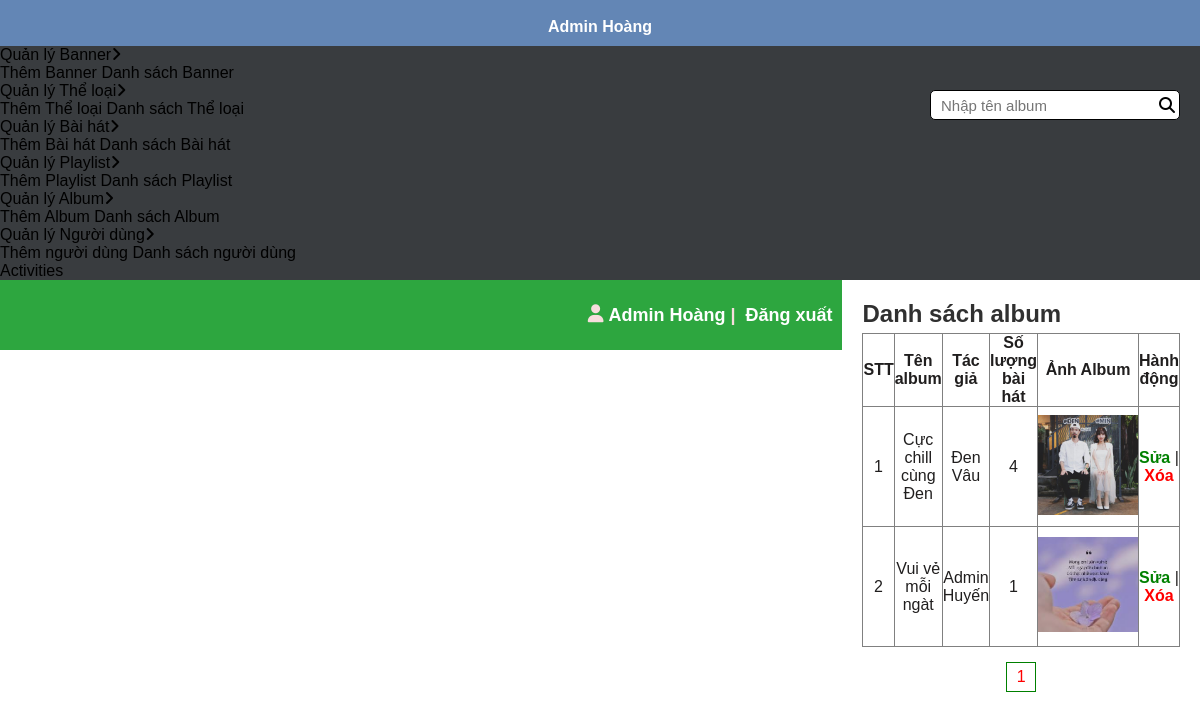
Page /admin/albumShow.php (signed in) on the committed database.
### tables this page shows
CREATE TABLE `tbl_album` (
  `album_id` int(11) NOT NULL,
  `user_id` int(11) NOT NULL,
  `album_name` varchar(255) NOT NULL,
  `album_image` varchar(255) NOT NULL,
  `description` varchar(255) DEFAULT NULL,
  `privacy` varchar(10) DEFAULT 'public',
  `album_slug` varchar(255) NOT NULL,
  `listen_count` int(11) DEFAULT 0
);

CREATE TABLE `tbl_user` (
  `user_id` int(11) NOT NULL,
  `fullName` varchar(255) NOT NULL,
  `email` varchar(255) NOT NULL,
  `password` varchar(255) NOT NULL,
  `description` varchar(255) DEFAULT NULL,
  `userimage` varchar(255) DEFAULT NULL,
  `slug` varchar(255) NOT NULL,
  `role` varchar(255) DEFAULT 'user'
);

### lib/database.php (called while the page is built, shortened)
<?php
class Database
{
    public $host = DB_HOST;
    public $user = DB_USER;
    public $pass = DB_PASS;
    public $dbname = DB_NAME;
    public $conn;
    private function connectDB()
    {
        $this->conn = new mysqli(
            $this->host,
            $this->user,
            $this->pass,
            $this->dbname
        );
    }
    public function select($query)
    {
        $result = $this->conn->query($query) or
            die($this->conn->error . __LINE__);
        if ($result->num_rows > 0) {
            return $result;
        } else {
            return false;
        }
    }
}
?>

### class/albumClass.php (called while the page is built, shortened)
<?php
include(__DIR__ . "/../lib/database.php");
?>
<?php
class Album
{
    private $db;
    public function __construct()
    {
        $this->db = new Database();
    }
    public function show_album()
    {
        $limit = 6;
        $queryALl = 'SELECT * FROM tbl_album';
        $resultAll = $this->db->select($queryALl);
        $totalpage = ceil($resultAll->num_rows / $limit);
        $page = isset($_GET['page']) ? $_GET['page'] : 1;
        $from = ($page - 1) * $limit;
        $query = "SELECT * FROM tbl_album ab
                LEFT JOIN tbl_user us ON ab.user_id = us.user_id
                LIMIT $from, $limit";
        $result = $this->db->select($query);
        return ['result' => $result, 'totalpage' => $totalpage, 'page' => $page];
    }
    function count_song_album($album_id)
    {
        $query = "SELECT COUNT(*) AS song_count
                FROM tbl_album_song
                WHERE album_id = '$album_id'";
        $result = $this->db->select($query);
        if ($result) {
            $row = $result->fetch_assoc();
            return $row['song_count'];
        } else {
            return 0;
        }
    }
}
?>

### admin/albumShow.php (the view, shortened to what this page needs)
<?php
include('../class/albumClass.php');
$album = new Album();
$data = $album->show_album();
$show_album = $data['result'];
$totalpage = $data['totalpage'];
$page = $data['page'];
include("include/sidebar.php");
include("include/header.php");
?>
<!DOCTYPE html>
<html lang="en">
<head>
    <link rel="stylesheet" href="./css/album.css">
</head>
<body>
    <div class="main-content">
        <div class="search">
            <div class="search-ctn">
                <input type="text" id="searchAlbum" placeholder="Nhập tên album">
                <i class="fa-solid fa-magnifying-glass"></i>
            </div>
        </div>
        <h2 class="title">Danh sách album</h2>
        <table border="1">
            <thead>
                <tr>
                    <th>STT</th>
                    <th>Tên album</th>
                    <th>Tác giả</th>
                    <th>Số lượng bài hát</th>
                    <th>Ảnh Album</th>
                    <th>Hành động</th>
                </tr>
            </thead>
            <tbody id="albumTableBody">
                <?php
                if ($show_album) {
                    $i = 0;
                    while ($result = $show_album->fetch_assoc()) {
                        $i++;
                        $album_id = $result['album_id'];
                        $count_song_album = $album->count_song_album($album_id);
                        ?>
                        <tr>
                            <td><?php echo $i ?></td>
                            <td><?php echo $result['album_name'] ?></td>
                            <td><?php echo $result['fullName'] ?></td>
                            <td><?php echo $count_song_album ?></td>
                            <td class="image">
                                <img src="upload/images/imagesong/<?php echo $result['album_image'] ?>" alt="">
                            </td>
                            <td class="action">
                                <a href="albumEdit.php?album_id=<?php echo $result['album_id'] ?>">Sửa</a>
                                <span> | </span>
                                <a onclick="return confirm('Bạn muốn xóa album này?')"
                                    href="albumDel.php?album_id=<?php echo $result['album_id'] ?>">Xóa</a>
                            </td>
                        </tr>
                        <?php
                    }
                }
                ?>
            </tbody>
        </table>
        <div class="pages">
            <?php
            for ($i = max(1, $page - 1); $i <= min($totalpage, $page + 1); $i++) {
                echo '<div class="number ' . ($page == $i ? 'active' : '') . '">';
                echo '<a href="albumShow.php?page=' . $i . '">' . $i . '</a>';
                echo '</div>';
            }
            ?>
        </div>
    </div>
</body>
</html>
<?php
include("include/footer.php");
?>

### admin/css/main.css (style rules this page uses)
* { margin: 0; padding: 0; box-sizing: border-box; font-family: "Poppins", sans-serif; }
body { min-height: 100vh; background: white; color: rgb(247, 221, 221); background-size: cover; background-position: center 0; }
.main-content { margin-top: 10px; flex: 1; }

### admin/css/album.css (style rules this page uses)
.main-content .title, form label { color: rgb(48, 48, 48); }
table { width: 95%; border-collapse: collapse; text-align: center; color: rgb(32, 30, 30); margin-top: 5px; }
thead tr { height: 30px; }
tbody tr td { height: 70px; }
.action { width: 100px; }
td a { color: green; font-weight: 600; text-decoration: none; }
td a:last-child { color: red; }
.search { position: absolute; top: 110px; right: 47px; width: 250px; }
.search .search-ctn { position: relative; }
.search .search-ctn input { height: 30px; outline: none; border: 1px solid black; padding-left: 10px; border-radius: 5px; font-size: 15px; width: 100%; }
.search .search-ctn i { position: absolute; top: 50%; right: 5px; transform: translateY(-50%); color: black; }
.image img { width: 100%; object-fit: cover; }
.main-content { margin: 15px; }

### admin/include/sidebar.php (style rules this page uses)
.main-content { margin: 20px !important; }
.search { top: 90px !important; right: 20px !important; }
table { width: 100% !important; }

### admin/albumShow.php (style rules this page uses)
table img { padding: 0 !important; }
tbody tr .image { border-radius: nones; width: 150px; height: 120px; }
tbody tr .image img { width: 100px; margin: 0; object-fit: cover; }
.pages { display: flex; margin-top: 15px; justify-content: center; }
.pages div { width: 30px; height: 30px; border: 1px solid green; color: black; align-content: center; text-align: center; }
a { text-decoration: none; color: black; }
.active a { color: red; }
.main-content { margin: 15px; }

### rows in the picture
tbl_album: album_name "Cực chill cùng Đen", user.fullName "Đen Vâu", count_song_album "4", album_image (picture)
tbl_album: album_name "Vui vẻ mỗi ngàt", user.fullName "Admin Huyến", count_song_album "1", album_image (picture)

### other values in the picture
$fullName "Admin Hoàng"
